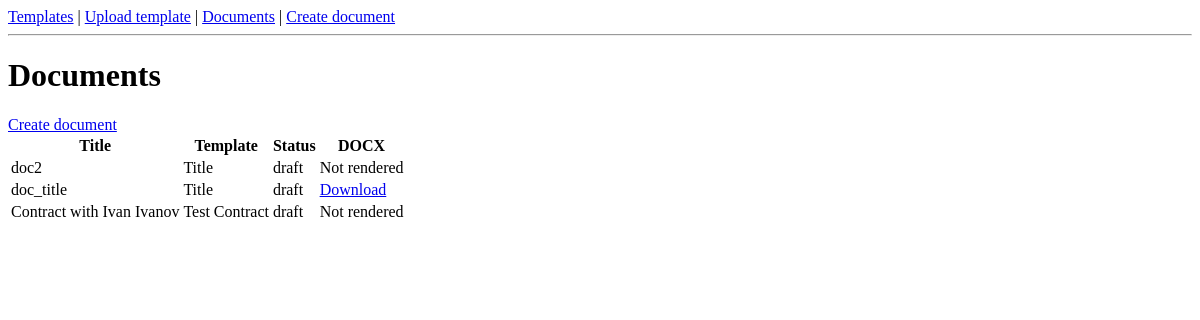
Page /documents/documents/ (signed in) on the earlier database version.
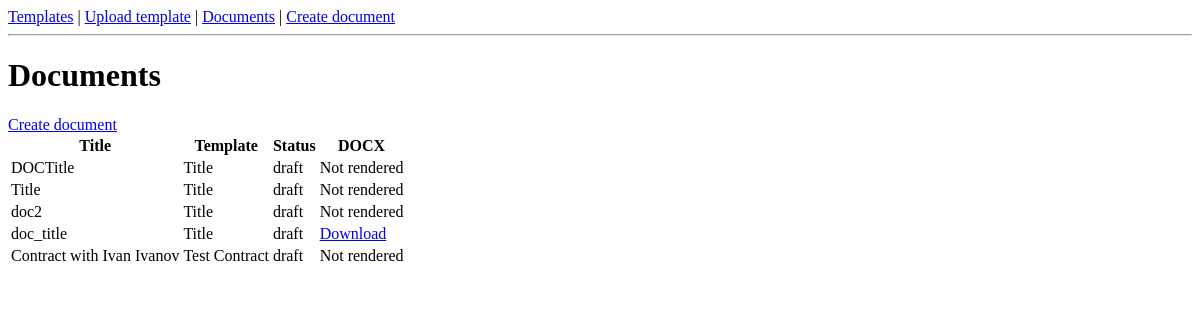
Same page on the later database version.
### documents/models.py (models this page shows, shortened)
class Document(models.Model):
    class Status(models.TextChoices):
        DRAFT = "draft", "Draft"
        WAITING_FOR_SIGNERS = "waiting_for_signers", "Waiting for signers"
        PARTIALLY_SIGNED = "partially_signed", "Partially signed"
        SIGNED = "signed", "Signed"
        CANCELED = "canceled", "Canceled"
        EXPIRED = "expired", "Expired"
    organization = models.ForeignKey(
        "organizations.Organization",
        on_delete=models.CASCADE,
        related_name="documents"
    )
    template = models.ForeignKey(
        DocumentTemplate,
        on_delete=models.PROTECT,
        related_name="documents"
    )
    created_by = models.ForeignKey(
        settings.AUTH_USER_MODEL,
        on_delete=models.PROTECT,
        related_name="created_documents"
    )
    title = models.CharField(max_length=255)
    status = models.CharField(
        max_length=30,
        choices=Status.choices,
        default=Status.DRAFT
    )
    rendered_html = models.TextField(blank=True)
    rendered_pdf_file = models.FileField(
        upload_to="documents/pdf/",
        blank=True,
        null=True
    )
    rendered_docx_file = models.FileField(
        upload_to="documents/docx/",
        blank=True,
        null=True
    )
    content_hash = models.CharField(
        max_length=64,
        blank=True,
        db_index=True
    )
    created_at = models.DateTimeField(auto_now_add=True)
    updated_at = models.DateTimeField(auto_now=True)
    signed_at = models.DateTimeField(blank=True, null=True)
    class Meta:
        verbose_name = "Document"
        verbose_name_plural = "Documents"
        ordering = ["-created_at"]

class DocumentTemplate(models.Model):
    class Status(models.TextChoices):
        ACTIVE = "active", "Active"
        ARCHIVED = "archived", "Archived"
    organization = models.ForeignKey(
        "organizations.Organization",
        on_delete=models.CASCADE,
        related_name="document_templates"
    )
    created_by = models.ForeignKey(
        settings.AUTH_USER_MODEL,
        on_delete=models.PROTECT,
        related_name="created_document_templates"
    )
    title = models.CharField(max_length=255)
    body_template = models.TextField(
        blank=True,
        help_text="Use variables like {{ client_name }}, {{ amount }}"
    )
    template_file = models.FileField(
        upload_to="document_templates/docx/",
        blank=True,
        null=True
    )
    variables = models.JSONField(default=list, blank=True)
    field_schema = models.JSONField(
        default=list,
        blank=True,
        help_text="Groups and fields for document form editor"
    )
    status = models.CharField(
        max_length=20,
        choices=Status.choices,
        default=Status.ACTIVE
    )
    created_at = models.DateTimeField(auto_now_add=True)
    updated_at = models.DateTimeField(auto_now=True)
    class Meta:
        verbose_name = "Document template"
        verbose_name_plural = "Document templates"
        ordering = ["-created_at"]

### documents/views.py (the view)
# urls.py: path("documents/", views.document_list, name="document_list"),
@login_required
def document_list(request):
    documents = Document.objects.filter(
        created_by=request.user
    ).select_related("template", "organization").order_by("-created_at")
    return render(request, "documents/document_list.html", {
        "documents": documents
    })

### templates/documents/document_list.html
{% extends "base.html" %}
{% block content %}
<h1>Documents</h1>
<a href="{% url 'documents:document_create' %}">Create document</a>
<table>
    <thead>
        <tr>
            <th>Title</th>
            <th>Template</th>
            <th>Status</th>
            <th>DOCX</th>
        </tr>
    </thead>
    <tbody>
        {% for document in documents %}
            <tr>
                <td>{{ document.title }}</td>
                <td>{{ document.template.title }}</td>
                <td>{{ document.status }}</td>
                <td>
                    {% if document.rendered_docx_file %}
                        <a href="{{ document.rendered_docx_file.url }}">Download</a>
                    {% else %}
                        Not rendered
                    {% endif %}
                </td>
            </tr>
        {% empty %}
            <tr>
                <td colspan="4">No documents yet.</td>
            </tr>
        {% endfor %}
    </tbody>
</table>
{% endblock %}

Differences in the rows shown:
added Document: title "DOCTitle", template "Title", status "draft", rendered_docx_file "Not rendered"
added Document: title "Title", template "Title", status "draft", rendered_docx_file "Not rendered"
